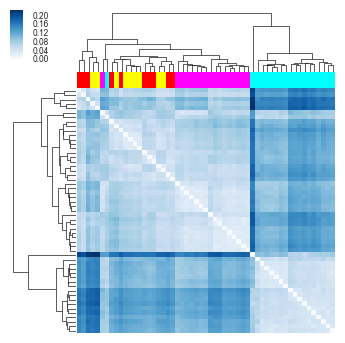

Python code for this plot:
#!/usr/bin/env python
import sys
import numpy as np
import pandas as pd
import matplotlib
import seaborn as sns; sns.set(color_codes=True)
import matplotlib.pyplot as plt
from matplotlib.colors import LogNorm

z=pd.read_csv(sys.argv[1], sep='\t', index_col=0)

# add colored x-labels
lut=[]
for sample in z.columns.values:
        if "2014-09" in sample: lut.append('red')
        elif "2015-06" in sample: lut.append('yellow')
        elif "2016-02" in sample: lut.append('cyan')
        elif "2017-02" in sample: lut.append('magenta')
	else: lut.append('w')

# make heat map
sns.set(font_scale=0.6)
size=float(sys.argv[2])
g = sns.clustermap(z, figsize=(size,size), col_colors=lut, col_cluster=True, xticklabels=False, yticklabels=False, cmap="Blues")

plt.savefig("clustermap.png", bbox_inches='tight')
#plt.show()


